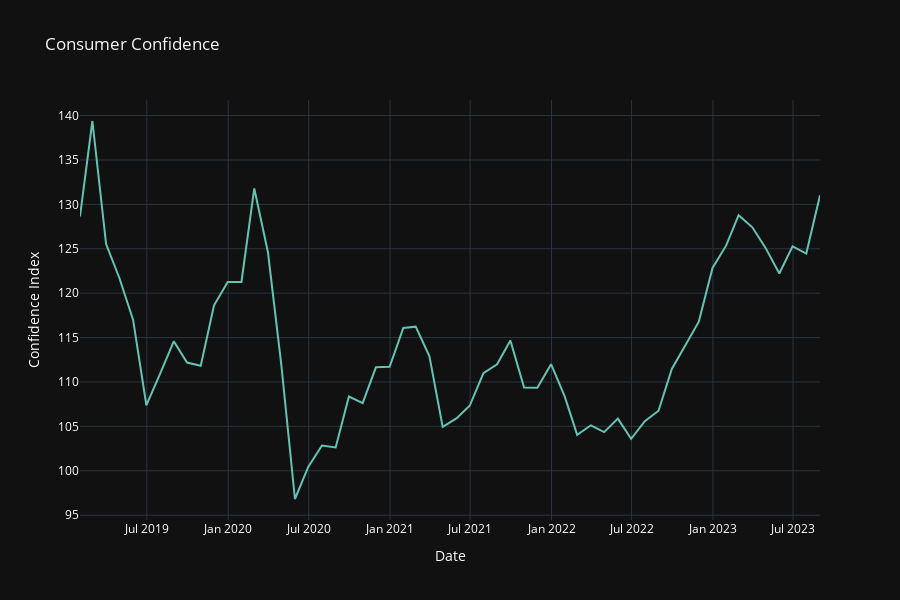

The notebook cell saved with this chart:
### Markdown cell above
#### Confiança do Consumidor:

### Code cell
fig_confidence = px.line(df, x='date', y='confidence', title='Consumer Confidence',
                         color_discrete_sequence=['rgb(100, 195, 181)'], 
                         template='plotly_dark', height=600)
fig_confidence.update_xaxes(title='Date', title_font=dict(color='white'), tickfont=dict(color='white'))
fig_confidence.update_yaxes(title='Confidence Index', title_font=dict(color='white'), tickfont=dict(color='white'))

fig_confidence.show()

### Figure 1 — Plotly figure (JSON) as saved in the notebook; plotly's stock layout.template omitted (floating-point values rounded to 4 significant figures)
{"data": [{"hovertemplate": "date=%{x}<br>confidence=%{y}<extra></extra>", "legendgroup": "", "line": {"color": "rgb(100, 195, 181)", "dash": "solid"}, "marker": {"symbol": "circle"}, "mode": "lines", "name": "", "orientation": "v", "showlegend": false, "type": "scatter", "x": ["2019-01-31", "2019-02-28", "2019-03-31", "2019-04-30", "2019-05-31", "2019-06-30", "2019-07-31", "2019-08-31", "2019-09-30", "2019-10-31", "2019-11-30", "2019-12-31", "2020-01-31", "2020-02-29", "2020-03-31", "2020-04-30", "2020-05-31", "2020-06-30", "2020-07-31", "2020-08-31", "2020-09-30", "2020-10-31", "2020-11-30", "2020-12-31", "2021-01-31", "2021-02-28", "2021-03-31", "2021-04-30", "2021-05-31", "2021-06-30", "2021-07-31", "2021-08-31", "2021-09-30", "2021-10-31", "2021-11-30", "2021-12-31", "2022-01-31", "2022-02-28", "2022-03-31", "2022-04-30", "2022-05-31", "2022-06-30", "2022-07-31", "2022-08-31", "2022-09-30", "2022-10-31", "2022-11-30", "2022-12-31", "2023-01-31", "2023-02-28", "2023-03-31", "2023-04-30", "2023-05-31", "2023-06-30", "2023-07-31", "2023-08-31"], "xaxis": "x", "y": [128.6, 139.4, 125.5, 121.7, 117.0, 107.4, 110.9, 114.6, 112.2, 111.8, 118.6, 121.3, 121.3, 131.8, 124.6, 112.0, 96.82, 100.4, 102.8, 102.6, 108.4, 107.6, 111.7, 111.7, 116.1, 116.2, 112.9, 105.0, 105.9, 107.3, 111.0, 112.0, 114.7, 109.4, 109.3, 112, 108.3, 104.0, 105.1, 104.3, 105.9, 103.6, 105.6, 106.8, 111.5, 114.2, 116.8, 122.8, 125.4, 128.8, 127.4, 125.1, 122.2, 125.3, 124.5, 131.0], "yaxis": "y"}], "layout": {"height": 600, "legend": {"tracegroupgap": 0}, "title": {"text": "Consumer Confidence"}, "xaxis": {"anchor": "y", "domain": [0, 1], "tickfont": {"color": "white"}, "title": {"font": {"color": "white"}, "text": "Date"}}, "yaxis": {"anchor": "x", "domain": [0, 1], "tickfont": {"color": "white"}, "title": {"font": {"color": "white"}, "text": "Confidence Index"}}}}
